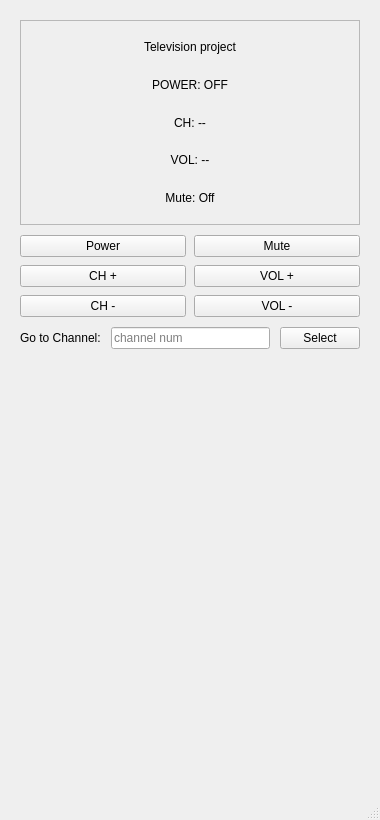
<?xml version="1.0" encoding="UTF-8"?>
<ui version="4.0">
 <class>MainWindow</class>
 <widget class="QMainWindow" name="MainWindow">
  <property name="geometry">
   <rect>
    <x>0</x>
    <y>0</y>
    <width>380</width>
    <height>820</height>
   </rect>
  </property>
  <property name="minimumSize">
   <size>
    <width>380</width>
    <height>820</height>
   </size>
  </property>
  <property name="windowTitle">
   <string>TV Remote project</string>
  </property>
  <widget class="QWidget" name="centralwidget">
   <layout class="QVBoxLayout" name="mainLayout">
    <property name="spacing">
     <number>10</number>
    </property>
    <property name="leftMargin">
     <number>20</number>
    </property>
    <property name="topMargin">
     <number>20</number>
    </property>
    <property name="rightMargin">
     <number>20</number>
    </property>
    <property name="bottomMargin">
     <number>20</number>
    </property>
    <item>
     <widget class="QFrame" name="screenFrame">
      <property name="frameShape">
       <enum>QFrame::Shape::StyledPanel</enum>
      </property>
      <property name="frameShadow">
       <enum>QFrame::Shadow::Raised</enum>
      </property>
      <layout class="QVBoxLayout" name="screenLayout">
       <property name="spacing">
        <number>4</number>
       </property>
       <item>
        <widget class="QLabel" name="label_tv_title">
         <property name="text">
          <string>Television project</string>
         </property>
         <property name="alignment">
          <set>Qt::AlignmentFlag::AlignCenter</set>
         </property>
        </widget>
       </item>
       <item>
        <widget class="QLabel" name="label_power_status">
         <property name="text">
          <string>POWER: OFF</string>
         </property>
         <property name="alignment">
          <set>Qt::AlignmentFlag::AlignCenter</set>
         </property>
        </widget>
       </item>
       <item>
        <widget class="QLabel" name="label_channel_display">
         <property name="text">
          <string>CH: --</string>
         </property>
         <property name="alignment">
          <set>Qt::AlignmentFlag::AlignCenter</set>
         </property>
        </widget>
       </item>
       <item>
        <widget class="QLabel" name="label_volume_display">
         <property name="text">
          <string>VOL: --</string>
         </property>
         <property name="alignment">
          <set>Qt::AlignmentFlag::AlignCenter</set>
         </property>
        </widget>
       </item>
       <item>
        <widget class="QLabel" name="label_mute_display">
         <property name="text">
          <string>Mute: Off</string>
         </property>
         <property name="alignment">
          <set>Qt::AlignmentFlag::AlignCenter</set>
         </property>
        </widget>
       </item>
      </layout>
     </widget>
    </item>
    <item>
     <layout class="QGridLayout" name="buttonGrid">
      <property name="spacing">
       <number>8</number>
      </property>
      <item row="0" column="1">
       <widget class="QPushButton" name="btn_mute">
        <property name="text">
         <string>Mute</string>
        </property>
       </widget>
      </item>
      <item row="1" column="1">
       <widget class="QPushButton" name="btn_vol_up">
        <property name="text">
         <string>VOL +</string>
        </property>
       </widget>
      </item>
      <item row="0" column="0">
       <widget class="QPushButton" name="btn_power">
        <property name="text">
         <string>Power</string>
        </property>
       </widget>
      </item>
      <item row="2" column="0">
       <widget class="QPushButton" name="btn_ch_down">
        <property name="text">
         <string>CH -</string>
        </property>
       </widget>
      </item>
      <item row="1" column="0">
       <widget class="QPushButton" name="btn_ch_up">
        <property name="text">
         <string>CH +</string>
        </property>
       </widget>
      </item>
      <item row="2" column="1">
       <widget class="QPushButton" name="btn_vol_down">
        <property name="text">
         <string>VOL -</string>
        </property>
       </widget>
      </item>
     </layout>
    </item>
    <item>
     <layout class="QHBoxLayout" name="directChLayout">
      <item>
       <widget class="QLabel" name="label_direct_ch">
        <property name="text">
         <string>Go to Channel:</string>
        </property>
       </widget>
      </item>
      <item>
       <widget class="QLineEdit" name="input_channel">
        <property name="placeholderText">
         <string>channel num</string>
        </property>
       </widget>
      </item>
      <item>
       <widget class="QPushButton" name="btn_go_channel">
        <property name="text">
         <string>Select</string>
        </property>
       </widget>
      </item>
     </layout>
    </item>
    <item>
     <widget class="QLabel" name="label_channel_image">
      <property name="minimumSize">
       <size>
        <width>0</width>
        <height>150</height>
       </size>
      </property>
      <property name="text">
       <string/>
      </property>
      <property name="alignment">
       <set>Qt::AlignmentFlag::AlignCenter</set>
      </property>
     </widget>
    </item>
    <item>
     <widget class="QLabel" name="label_status">
      <property name="text">
       <string/>
      </property>
      <property name="alignment">
       <set>Qt::AlignmentFlag::AlignCenter</set>
      </property>
     </widget>
    </item>
   </layout>
  </widget>
  <widget class="QStatusBar" name="statusbar"/>
 </widget>
 <resources/>
 <connections/>
</ui>
